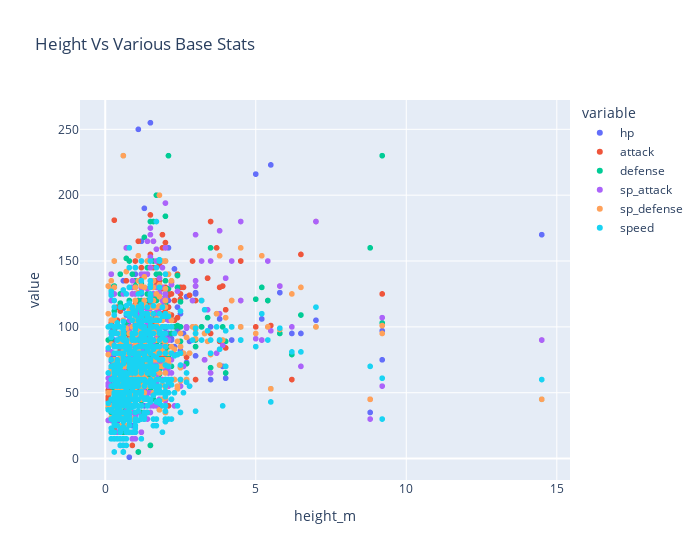

Notebook code cell kept with this figure:
### Code cell
# plot a scatter to identify the data trends for Height Vs Various Base Stats
pokemon_df.plot(
    kind='scatter',
    x='height_m', 
    y=['hp', 'attack', 'defense', 'sp_attack', 'sp_defense', 'speed'], 
    backend='plotly', 
    width=700,
    title="Height Vs Various Base Stats"
)

### Figure 1 — Plotly figure (JSON) as saved in the notebook; plotly's stock layout.template omitted (floating-point values rounded to 4 significant figures; data arrays with more than 128 entries replaced by an {"elided": "..."} marker saying what was removed)
{"data": [{"hovertemplate": "variable=hp<br>height_m=%{x}<br>value=%{y}<extra></extra>", "legendgroup": "hp", "marker": {"color": "#636efa", "symbol": "circle"}, "mode": "markers", "name": "hp", "showlegend": true, "type": "scattergl", "x": {"elided": "801 float values"}, "xaxis": "x", "y": {"elided": "801 int values"}, "yaxis": "y"}, {"hovertemplate": "variable=attack<br>height_m=%{x}<br>value=%{y}<extra></extra>", "legendgroup": "attack", "marker": {"color": "#EF553B", "symbol": "circle"}, "mode": "markers", "name": "attack", "showlegend": true, "type": "scattergl", "x": {"elided": "801 float values"}, "xaxis": "x", "y": {"elided": "801 int values"}, "yaxis": "y"}, {"hovertemplate": "variable=defense<br>height_m=%{x}<br>value=%{y}<extra></extra>", "legendgroup": "defense", "marker": {"color": "#00cc96", "symbol": "circle"}, "mode": "markers", "name": "defense", "showlegend": true, "type": "scattergl", "x": {"elided": "801 float values"}, "xaxis": "x", "y": {"elided": "801 int values"}, "yaxis": "y"}, {"hovertemplate": "variable=sp_attack<br>height_m=%{x}<br>value=%{y}<extra></extra>", "legendgroup": "sp_attack", "marker": {"color": "#ab63fa", "symbol": "circle"}, "mode": "markers", "name": "sp_attack", "showlegend": true, "type": "scattergl", "x": {"elided": "801 float values"}, "xaxis": "x", "y": {"elided": "801 int values"}, "yaxis": "y"}, {"hovertemplate": "variable=sp_defense<br>height_m=%{x}<br>value=%{y}<extra></extra>", "legendgroup": "sp_defense", "marker": {"color": "#FFA15A", "symbol": "circle"}, "mode": "markers", "name": "sp_defense", "showlegend": true, "type": "scattergl", "x": {"elided": "801 float values"}, "xaxis": "x", "y": {"elided": "801 int values"}, "yaxis": "y"}, {"hovertemplate": "variable=speed<br>height_m=%{x}<br>value=%{y}<extra></extra>", "legendgroup": "speed", "marker": {"color": "#19d3f3", "symbol": "circle"}, "mode": "markers", "name": "speed", "showlegend": true, "type": "scattergl", "x": {"elided": "801 float values"}, "xaxis": "x", "y": {"elided": "801 int values"}, "yaxis": "y"}], "layout": {"legend": {"title": {"text": "variable"}, "tracegroupgap": 0}, "title": {"text": "Height Vs Various Base Stats"}, "width": 700, "xaxis": {"anchor": "y", "domain": [0, 1], "title": {"text": "height_m"}}, "yaxis": {"anchor": "x", "domain": [0, 1], "title": {"text": "value"}}}}
